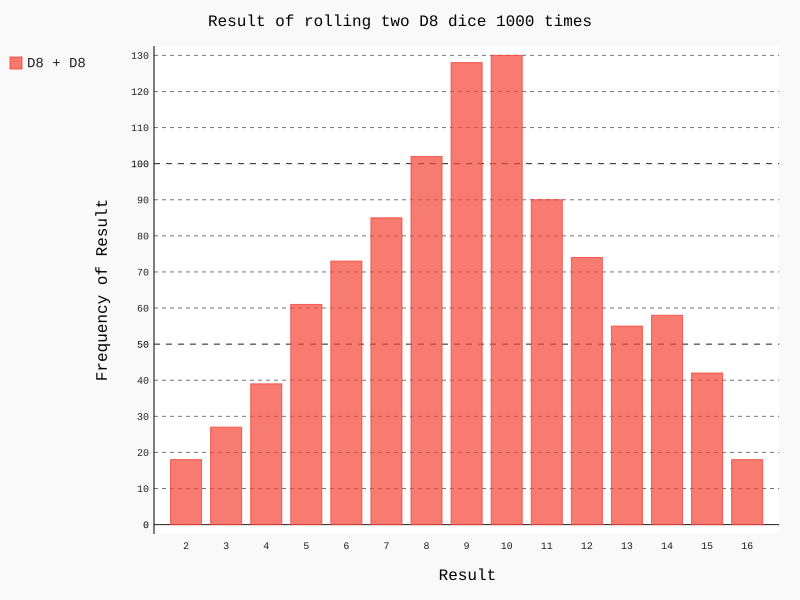

The Python source for this figure:
from die import Die
import pygal

die_1 = Die(8)
die_2 = Die(8)

results = []
for i in range(1000):
    result = die_1.roll() + die_2.roll()
    results.append(result)

frequencies = []
for j in range(2, 17):
    frequencies.append(results.count(j))

hist = pygal.Bar()

hist.title = "Result of rolling two D8 dice 1000 times"
hist.x_labels = range(2, 17)
hist.x_title = "Result"
hist.y_title = "Frequency of Result"

hist.add('D8 + D8', frequencies)
hist.render_to_file('15-7.svg')
